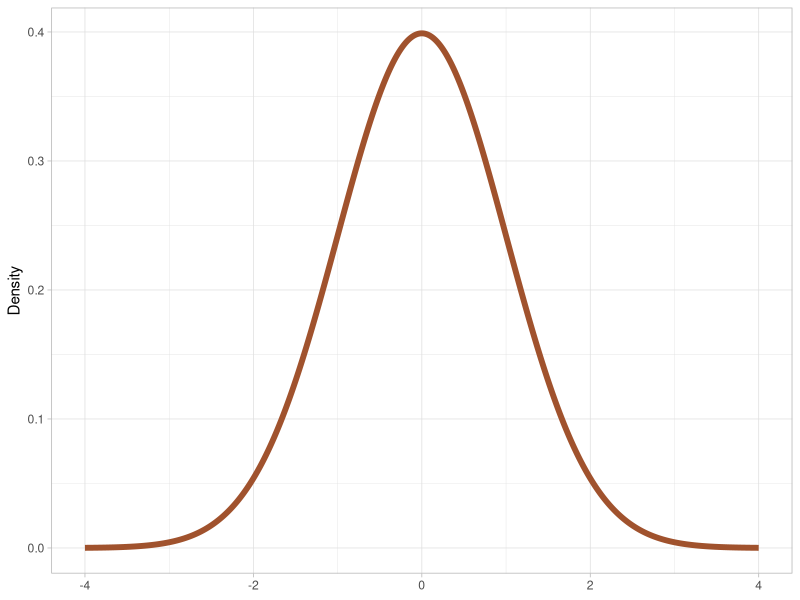
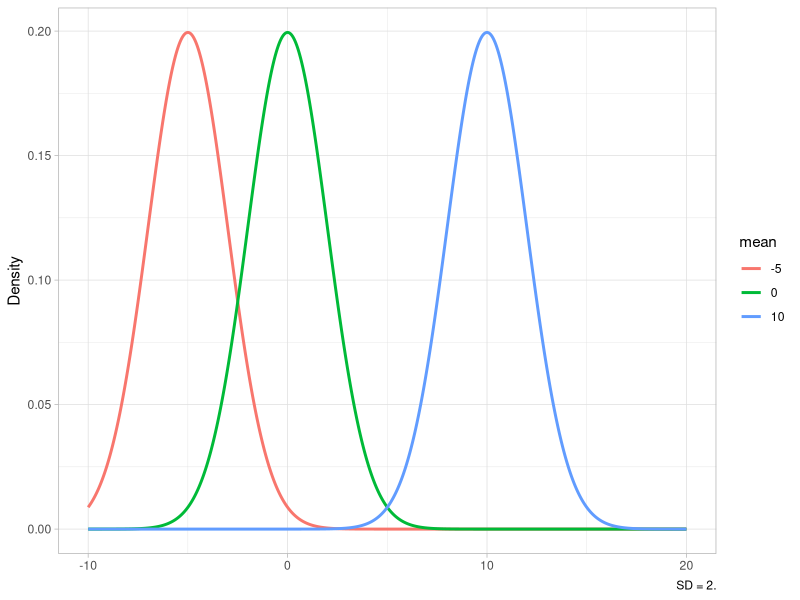
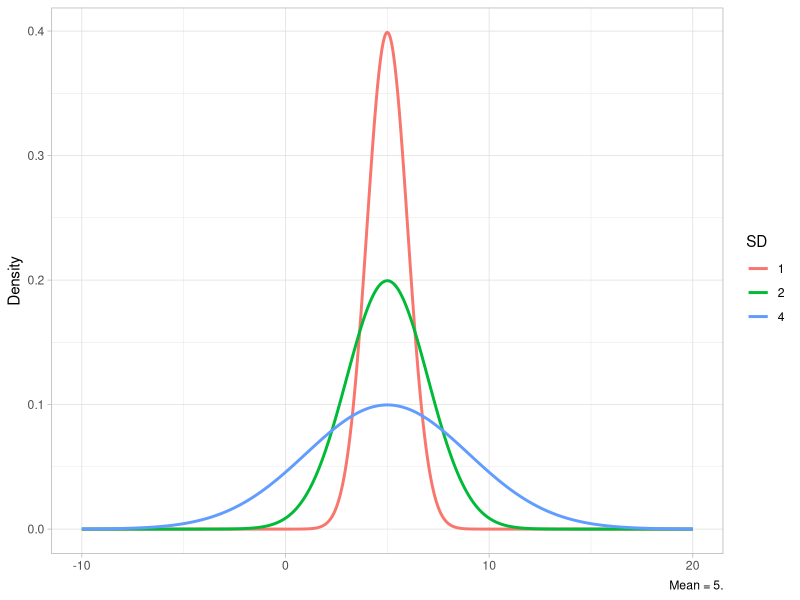
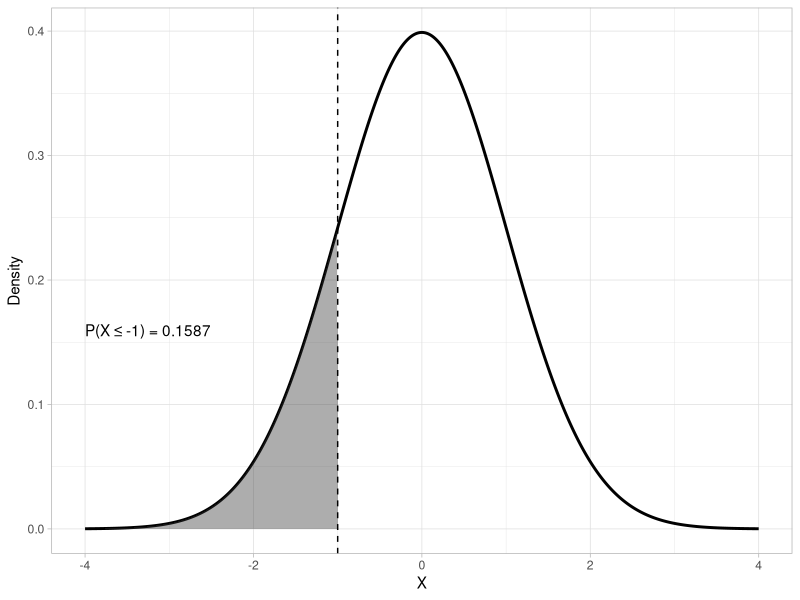
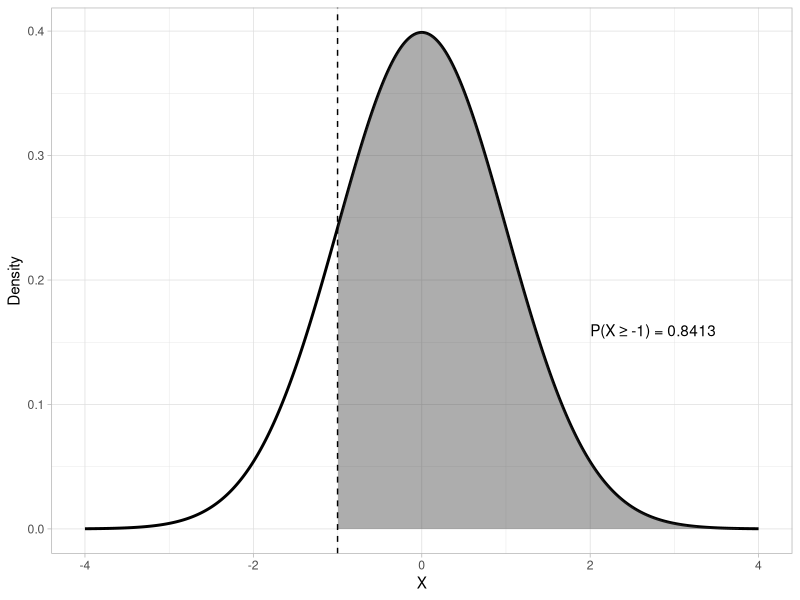
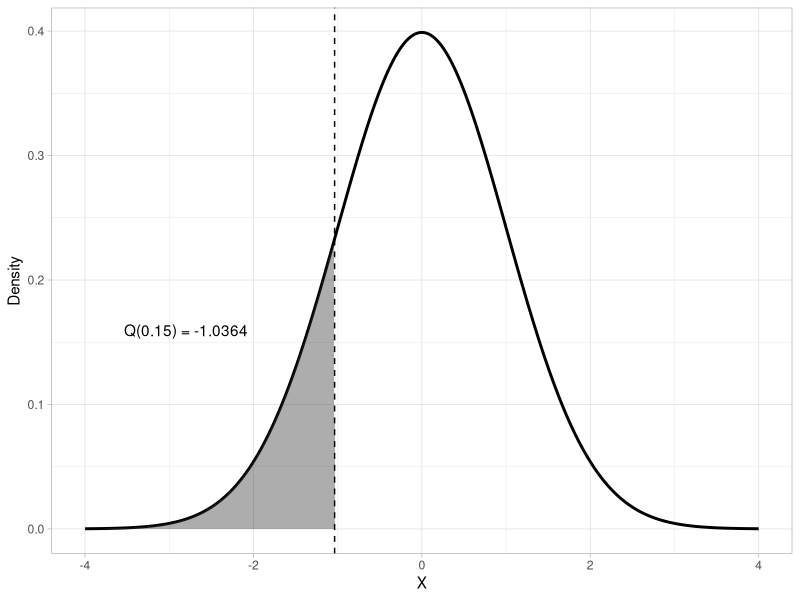
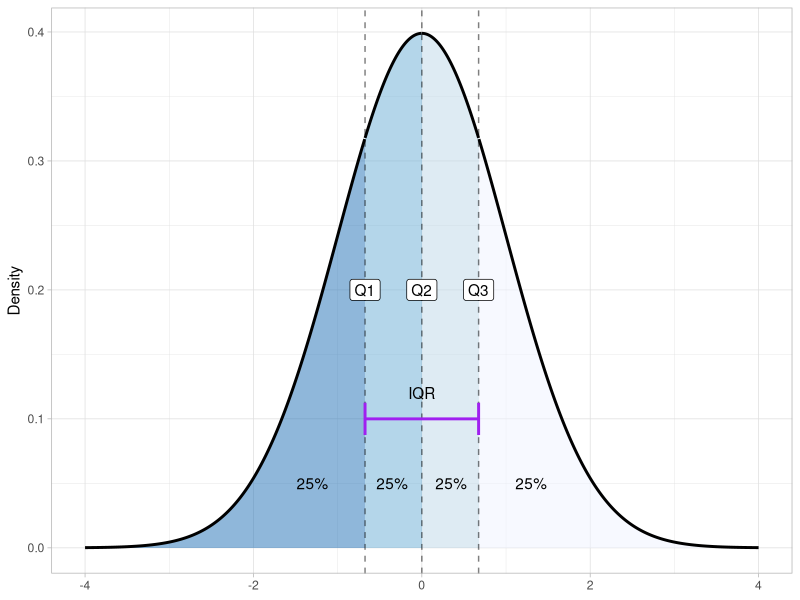
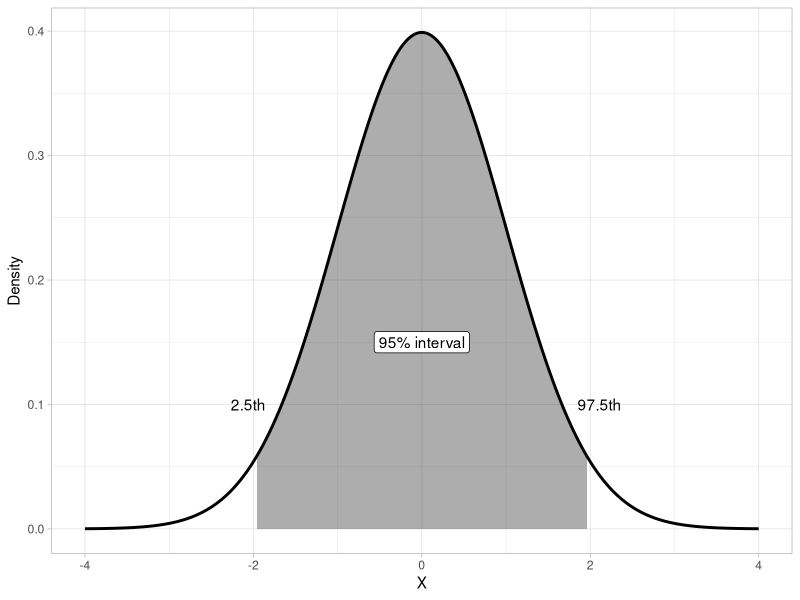

These figures' R source, in order: (Note: this script raises an error after producing the figures.)
## ---- chunk 1
#| label: setup
#| include: false

library(tidyverse)
theme_set(theme_light())
## ---- chunk 2
#| label: fig-gauss
#| fig-caption: "The Gaussian probability distribution."
#| code-fold: true

ggplot() +
  aes(x = seq(-4, 4, 0.01), y = dnorm(seq(-4, 4, 0.01))) +
  geom_path(colour = "sienna", linewidth = 2) +
  labs(
    x = NULL, y = "Density"
  )

## ---- chunk 3
#| label: fig-gauss-msd
#| layout-ncol: 2
#| fig-cap: "Illustrating Gaussian distributions with different means and standard deviations."
#| fig-subcap: 
#|   - "Different means, same SD."
#|   - "Same mean, different SDs."
#| code-fold: true

x <- seq(-10, 20, length.out = 1000)
means <- c(0, -5, 10)
sd_fixed <- 2

df_means <- crossing(x = x, mean = means) |> 
  mutate(
    y = dnorm(x, mean = mean, sd = sd_fixed),
    mean = factor(mean)
  ) |> 
  arrange(mean, x)

mu <- ggplot(df_means, aes(x = x, y = y, color = mean)) +
  geom_line(linewidth = 1) +
  labs(x = NULL, y = "Density", caption = "SD = 2.")

sds <- c(1, 2, 4)
mean_fixed <- 5

df_sds <- crossing(x = x, SD = sds) |> 
  mutate(
    y = dnorm(x, mean = mean_fixed, sd = SD),
    SD = factor(SD)
  ) |> 
  arrange(SD, x)

sig <- ggplot(df_sds, aes(x = x, y = y, color = SD)) +
  geom_line(linewidth = 1) +
  labs(x = NULL, y = "Density", caption = "Mean = 5.")

plot(mu)
plot(sig)

## ---- chunk 4
#| label: fig-pnorm
#| fig-cap: "Illustration of the lower-tail probability with Gaussian(0, 1)."
#| code-fold: true

q <- -1
p <- pnorm(q)
lbl <- sprintf("P(X \u2264 %.0f) = %.4f", q, p)

df <- tibble(x = seq(-4, 4, length.out = 2000)) |>
  mutate(dens = dnorm(x))

df_shade <- df |> filter(x <= q)

ggplot(df, aes(x, dens)) +
  geom_line(linewidth = 1) +
  geom_area(data = df_shade, aes(y = dens), alpha = 0.4) +
  geom_vline(xintercept = q, linetype = "dashed") +
  annotate("text", x = q - 3, y = dnorm(0) * 0.4, label = lbl, hjust = 0) +
  labs(
    y = "Density", x = "X"
  )
## ---- chunk 5
#| label: pnorm

pnorm(q = -1, mean = 0, sd = 1)
# or
pnorm(-1, 0, 1)
# or
pnorm(-1)

## ---- chunk 6
#| label: pnorm-up

pnorm(-1, lower.tail = FALSE)
## ---- chunk 7
#| label: fig-quant-up
#| fig-cap: "Illustration of an upper-tail probability with Gaussian(0, 1)."
#| code-fold: true

q <- -1
p <- pnorm(q, lower.tail = FALSE)
lbl <- sprintf("P(X \u2265 %.0f) = %.4f", q, p)

df <- tibble(x = seq(-4, 4, length.out = 2000)) |>
  mutate(dens = dnorm(x))

df_shade <- df |> filter(x >= q)

ggplot(df, aes(x, dens)) +
  geom_line(linewidth = 1) +
  geom_area(data = df_shade, aes(y = dens), alpha = 0.4) +
  geom_vline(xintercept = q, linetype = "dashed") +
  annotate("text", x = q + 3, y = dnorm(0) * 0.4, label = lbl, hjust = 0) +
  labs(
    y = "Density", x = "X"
  )
## ---- chunk 8
#| label: fig-quant
#| fig-cap: "The 0.15th quantile of Gaussian(0, 1)."
#| code-fold: true

p <- 0.15
q <- qnorm(p)
lbl <- sprintf("Q(%.2f) = %.4f", p, q)

df <- tibble(x = seq(-4, 4, length.out = 2000)) |>
  mutate(dens = dnorm(x))

df_shade <- df |> filter(x <= q)

ggplot(df, aes(x, dens)) +
  geom_line(linewidth = 1) +
  geom_area(data = df_shade, aes(y = dens), alpha = 0.4) +
  geom_vline(xintercept = q, linetype = "dashed") +
  annotate("text", x = q - 2.5, y = dnorm(0) * 0.4, label = lbl, hjust = 0) +
  labs(
    y = "Density", x = "X"
  )

## ---- chunk 9
#| label: qnorm

# Lower-tail quantile with Gaussian(0, 1)
qnorm(0.15) |> round(2)

# Upper-tail quantile with Gaussian(0, 1)
qnorm(0.15, lower.tail = FALSE) |> round(2)

# Lower-tail quantile with Gaussian(10, 2)
qnorm(0.15, 10, 2) |> round(2)

# Upper-tail quantile with Gaussian(10, 2)
qnorm(0.15, 10, 2, lower.tail = FALSE) |> round(2)
## ---- chunk 10
#| label: fig-quartiles
#| fig-cap: "Quartiles of a Gaussian distribution."
#| code-fold: true

quartiles <- qnorm(c(0, 0.25, 0.5, 0.75, 1))
quart_labels <- c("Q1", "Q2 (median)", "Q3")

df <- tibble(x = seq(-4, 4, length.out = 2000)) |>
  mutate(dens = dnorm(x))

df <- df |> mutate(
  quartile = case_when(
    x <= quartiles[2] ~ "Q1",
    x <= quartiles[3] ~ "Q2",
    x <= quartiles[4] ~ "Q3",
    TRUE ~ "Q4"
  )
)

ggplot(df, aes(x, dens, fill = quartile)) +
  geom_area(alpha = 0.5) +
  geom_line(linewidth = 1) +
  scale_fill_brewer(type = "seq", direction = -1) +
  geom_vline(xintercept = quartiles[2:4], linetype = "dashed", alpha = 0.5) +
  annotate(
    "label",
    x = quartiles[2:4],
    y = 0.2,
    label = c("Q1", "Q2", "Q3")
  ) +
  annotate(
    "text",
    x = c(-1.3, -0.35, 0.35, 1.3),
    y = 0.05,
    label = c("25%", "25%", "25%", "25%")
  ) +
  annotate(
    "errorbar",
    xmin = quartiles[2], xmax = quartiles[4],
    y = 0.1,
    colour = "purple", linewidth = 1, width = 0.025
  ) +
  annotate(
    "text",
    x = 0, y = 0.12,
    label = "IQR"
  ) +
  labs(
    y = "Density", x = NULL
  ) +
  theme(legend.position = "none")

## ---- chunk 11
#| label: quart

qnorm(c(0.25, 0.5, 0.75)) |> round(2)

## ---- chunk 12
#| label: fig-ninetyfive
#| fig-cap: "The 95% interval of Gaussian(0, 1)."
#| code-fold: true

p <- 0.15

df <- tibble(x = seq(-4, 4, length.out = 2000)) |>
  mutate(dens = dnorm(x))

df_shade <- df |> filter(x >= qnorm(0.025) & x <= qnorm(0.975))

ggplot(df, aes(x, dens)) +
  geom_area(data = df_shade, aes(y = dens), alpha = 0.4) +
  geom_line(linewidth = 1) +
  annotate(
    "label", x = 0, y = 0.15, label = "95% interval"
  ) +
  annotate(
    "text",
    x = c(qnorm(0.025) - 0.1, qnorm(0.975) + 0.15), y = 0.1,
    label = c("2.5th", "97.5th")
  ) +
  labs(
    y = "Density", x = "X"
  )
## ---- chunk 13
#| label: quiz-1
#| results: asis
#| echo: false

opts_1a <- c(
  answer = '(0.1, 0.9)',
  '(0.2, 0.8)',
  '(0.05, 0.95)'
)

cat("a. Which of the following percentiles define an 80% interval?", longmcq(opts_1a))

opts_1b <- c(
  '(0.075, 0.925)',
  answer = '(0.1, 0.95)',
  '(0.05, 0.95)',
  '(0.15, 0.85)'
)

cat("b. Which of the following percentiles define a *non*-central 85% interval?", longmcq(opts_1b))

opts_1c <- c(
  'A 60% central interval.',
  'A 20% non-central interval.',
  'A 40% non-central interval.',
  answer = 'A 20% central interval.'
)

cat("b. Which interval do the 40th and 60th percentile define?", longmcq(opts_1c))
